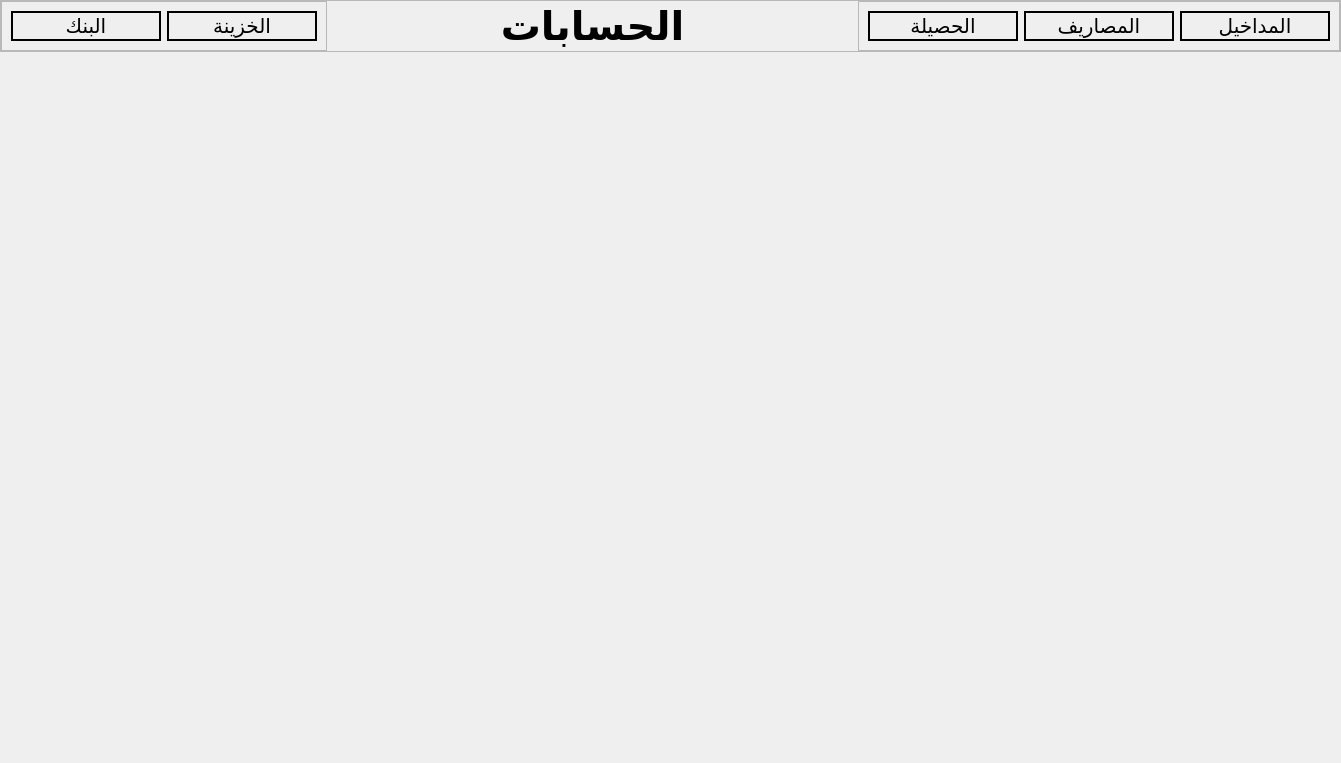
<?xml version="1.0" encoding="UTF-8"?>
<ui version="4.0">
 <class>money</class>
 <widget class="QWidget" name="money">
  <property name="geometry">
   <rect>
    <x>0</x>
    <y>0</y>
    <width>1341</width>
    <height>763</height>
   </rect>
  </property>
  <property name="windowTitle">
   <string>Form</string>
  </property>
  <layout class="QVBoxLayout" name="verticalLayout_2">
   <property name="spacing">
    <number>0</number>
   </property>
   <property name="leftMargin">
    <number>0</number>
   </property>
   <property name="topMargin">
    <number>0</number>
   </property>
   <property name="rightMargin">
    <number>0</number>
   </property>
   <property name="bottomMargin">
    <number>0</number>
   </property>
   <item>
    <widget class="QFrame" name="frame">
     <property name="minimumSize">
      <size>
       <width>0</width>
       <height>50</height>
      </size>
     </property>
     <property name="frameShape">
      <enum>QFrame::Shape::StyledPanel</enum>
     </property>
     <property name="frameShadow">
      <enum>QFrame::Shadow::Raised</enum>
     </property>
     <layout class="QHBoxLayout" name="horizontalLayout">
      <property name="spacing">
       <number>0</number>
      </property>
      <property name="leftMargin">
       <number>0</number>
      </property>
      <property name="topMargin">
       <number>0</number>
      </property>
      <property name="rightMargin">
       <number>0</number>
      </property>
      <property name="bottomMargin">
       <number>0</number>
      </property>
      <item>
       <widget class="QFrame" name="frame_4">
        <property name="frameShape">
         <enum>QFrame::Shape::StyledPanel</enum>
        </property>
        <property name="frameShadow">
         <enum>QFrame::Shadow::Raised</enum>
        </property>
        <layout class="QHBoxLayout" name="horizontalLayout_3">
         <item>
          <widget class="QPushButton" name="bank">
           <property name="minimumSize">
            <size>
             <width>150</width>
             <height>30</height>
            </size>
           </property>
           <property name="font">
            <font>
             <pointsize>15</pointsize>
            </font>
           </property>
           <property name="styleSheet">
            <string notr="true">border: 2px solid black</string>
           </property>
           <property name="text">
            <string>البنك</string>
           </property>
          </widget>
         </item>
         <item>
          <widget class="QPushButton" name="caisse">
           <property name="minimumSize">
            <size>
             <width>150</width>
             <height>30</height>
            </size>
           </property>
           <property name="font">
            <font>
             <pointsize>15</pointsize>
            </font>
           </property>
           <property name="styleSheet">
            <string notr="true">border: 2px solid black</string>
           </property>
           <property name="text">
            <string>الخزينة</string>
           </property>
          </widget>
         </item>
        </layout>
       </widget>
      </item>
      <item>
       <widget class="QLabel" name="label">
        <property name="sizePolicy">
         <sizepolicy hsizetype="Expanding" vsizetype="Preferred">
          <horstretch>0</horstretch>
          <verstretch>0</verstretch>
         </sizepolicy>
        </property>
        <property name="font">
         <font>
          <family>MS Gothic</family>
          <pointsize>30</pointsize>
          <bold>true</bold>
         </font>
        </property>
        <property name="text">
         <string>الحسابات</string>
        </property>
        <property name="alignment">
         <set>Qt::AlignmentFlag::AlignCenter</set>
        </property>
       </widget>
      </item>
      <item>
       <widget class="QFrame" name="frame_2">
        <property name="frameShape">
         <enum>QFrame::Shape::StyledPanel</enum>
        </property>
        <property name="frameShadow">
         <enum>QFrame::Shadow::Raised</enum>
        </property>
        <layout class="QHBoxLayout" name="horizontalLayout_2">
         <item>
          <widget class="QPushButton" name="solde">
           <property name="minimumSize">
            <size>
             <width>150</width>
             <height>30</height>
            </size>
           </property>
           <property name="font">
            <font>
             <pointsize>15</pointsize>
            </font>
           </property>
           <property name="styleSheet">
            <string notr="true">border: 2px solid black</string>
           </property>
           <property name="text">
            <string>الحصيلة</string>
           </property>
          </widget>
         </item>
         <item>
          <widget class="QPushButton" name="out_money">
           <property name="minimumSize">
            <size>
             <width>150</width>
             <height>30</height>
            </size>
           </property>
           <property name="font">
            <font>
             <pointsize>15</pointsize>
            </font>
           </property>
           <property name="styleSheet">
            <string notr="true">border: 2px solid black</string>
           </property>
           <property name="text">
            <string>المصاريف</string>
           </property>
          </widget>
         </item>
         <item>
          <widget class="QPushButton" name="add_money">
           <property name="minimumSize">
            <size>
             <width>150</width>
             <height>30</height>
            </size>
           </property>
           <property name="font">
            <font>
             <pointsize>15</pointsize>
            </font>
           </property>
           <property name="styleSheet">
            <string notr="true">border: 2px solid black</string>
           </property>
           <property name="text">
            <string>المداخيل</string>
           </property>
          </widget>
         </item>
        </layout>
       </widget>
      </item>
     </layout>
    </widget>
   </item>
   <item>
    <widget class="QStackedWidget" name="stackedWidget"/>
   </item>
  </layout>
 </widget>
 <resources/>
 <connections/>
</ui>
